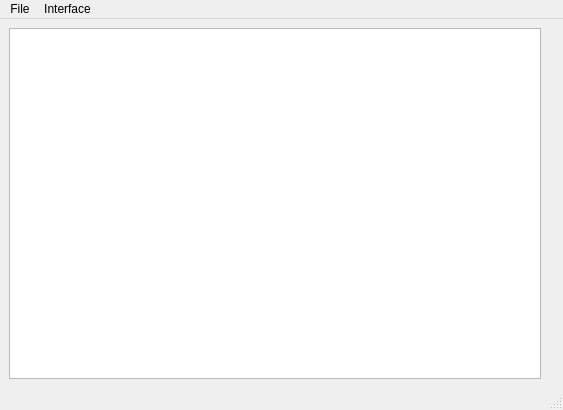
<?xml version="1.0" encoding="UTF-8"?>
<ui version="4.0">
 <class>MainWindow</class>
 <widget class="QMainWindow" name="MainWindow">
  <property name="windowModality">
   <enum>Qt::NonModal</enum>
  </property>
  <property name="geometry">
   <rect>
    <x>0</x>
    <y>0</y>
    <width>563</width>
    <height>410</height>
   </rect>
  </property>
  <property name="windowTitle">
   <string>MainWindow</string>
  </property>
  <widget class="QWidget" name="centralwidget">
   <layout class="QGridLayout" name="gridLayout">
    <item row="0" column="0">
     <widget class="QPlainTextEdit" name="write_field">
      <property name="focusPolicy">
       <enum>Qt::StrongFocus</enum>
      </property>
      <property name="autoFillBackground">
       <bool>false</bool>
      </property>
     </widget>
    </item>
    <item row="0" column="1">
     <widget class="QLabel" name="current_file">
      <property name="text">
       <string/>
      </property>
     </widget>
    </item>
   </layout>
  </widget>
  <widget class="QMenuBar" name="menubar">
   <property name="geometry">
    <rect>
     <x>0</x>
     <y>0</y>
     <width>563</width>
     <height>25</height>
    </rect>
   </property>
   <widget class="QMenu" name="file_menu">
    <property name="title">
     <string>File</string>
    </property>
    <addaction name="open_btn"/>
    <addaction name="save_btn"/>
    <addaction name="append_btn"/>
    <addaction name="close_btn"/>
   </widget>
   <widget class="QMenu" name="interface_menu">
    <property name="title">
     <string>Interface</string>
    </property>
    <addaction name="dark_btn"/>
    <addaction name="white_btn"/>
    <addaction name="incr_font_btn"/>
    <addaction name="decr_font_btn"/>
   </widget>
   <addaction name="file_menu"/>
   <addaction name="interface_menu"/>
  </widget>
  <widget class="QStatusBar" name="statusbar"/>
  <action name="open_btn">
   <property name="text">
    <string>Open</string>
   </property>
  </action>
  <action name="save_btn">
   <property name="text">
    <string>Save</string>
   </property>
  </action>
  <action name="append_btn">
   <property name="text">
    <string>Append</string>
   </property>
  </action>
  <action name="dark_btn">
   <property name="text">
    <string>Dark mode</string>
   </property>
  </action>
  <action name="white_btn">
   <property name="text">
    <string>Light mode</string>
   </property>
  </action>
  <action name="close_btn">
   <property name="text">
    <string>Close File</string>
   </property>
  </action>
  <action name="incr_font_btn">
   <property name="text">
    <string>Increment font size(equal Ctrl +)</string>
   </property>
  </action>
  <action name="decr_font_btn">
   <property name="text">
    <string>Decrement font size(equal Ctrl -)</string>
   </property>
  </action>
 </widget>
 <resources/>
 <connections/>
</ui>
